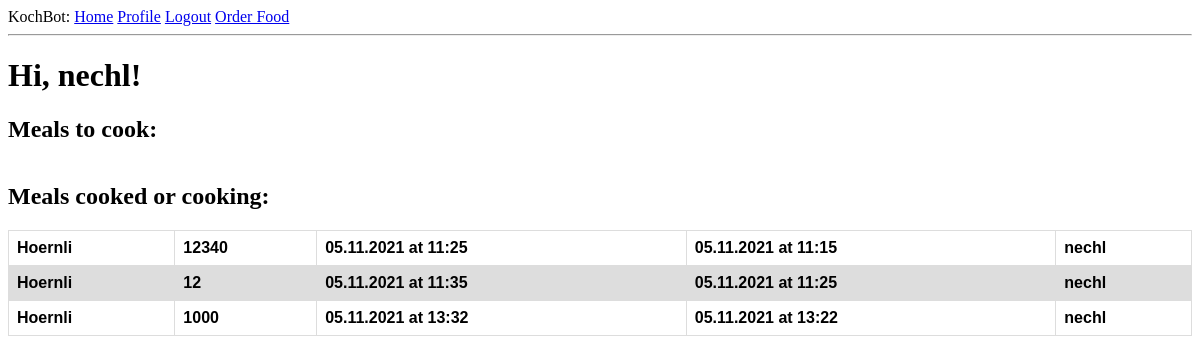
Before: /index (signed in) with the older database file.
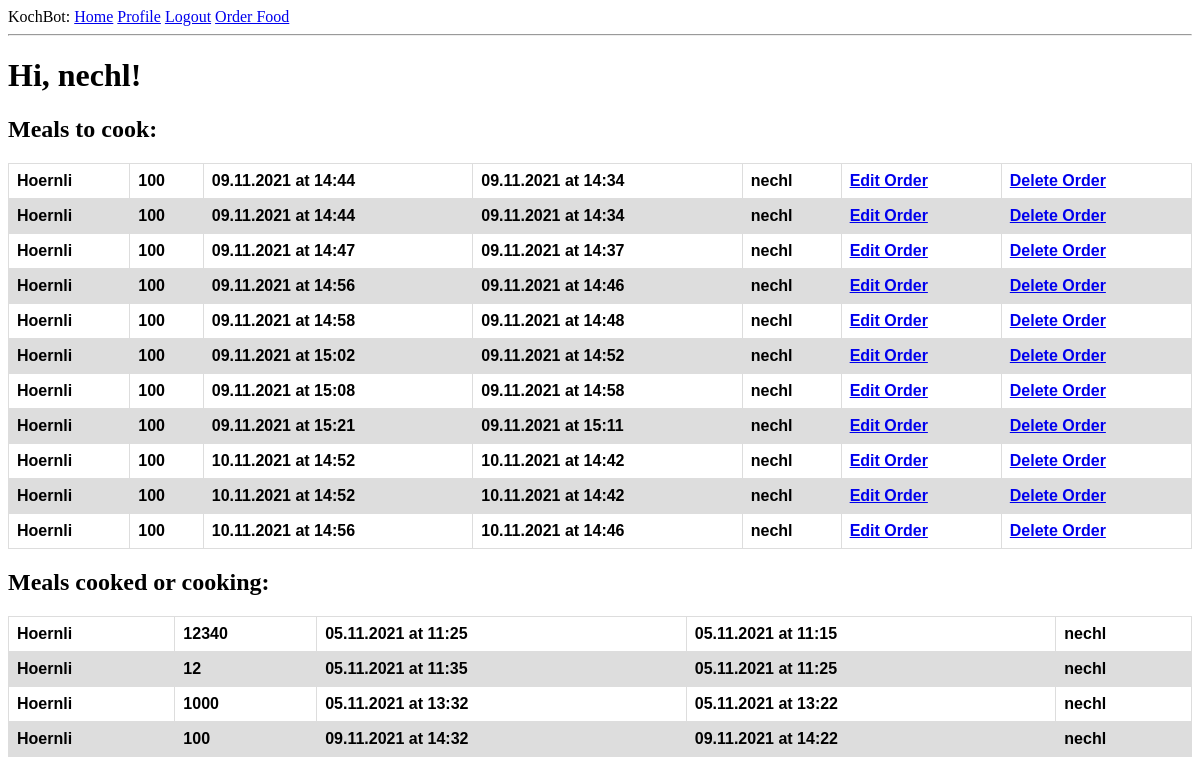
After: the same page with the newer database file.
### app/models.py (models this page shows, shortened)
class User(UserMixin, db.Model):
    id = db.Column(db.Integer, primary_key=True)
    username = db.Column(db.String(64), index=True, unique=True)
    email = db.Column(db.String(120), index=True, unique=True)
    password_hash = db.Column(db.String(128))
    orders = db.relationship('Order', backref='author', lazy='dynamic')

class Order(db.Model):
    id = db.Column(db.Integer, primary_key = True)
    food = db.Column(db.String(140))
    timestamp = db.Column(db.DateTime,  default=datetime.utcnow)
    amount = db.Column(db.Integer())
    finished_at = db.Column(db.DateTime, index = True)
    start_at = db.Column(db.DateTime)
    user_id = db.Column(db.Integer, db.ForeignKey('user.id'))
    cooking = db.Column(db.Boolean, default = False)

### app/routes.py (the view)
@app.route('/')
@app.route('/index')
@login_required
def index():
    orders = Order.query.filter_by(cooking = False).order_by(Order.finished_at.asc()).all()
    orders_cooked = Order.query.filter_by(cooking = True).order_by(Order.finished_at.asc()).all()
    return render_template('index.html', title='Home', orders=orders, orders_cooked = orders_cooked)

### app/models.py (called while the page is built)
@login.user_loader
def load_user(id):
    return User.query.get(int(id))

### app/templates/index.html
{% extends "base.html" %}
{% block content %}
    <div class="MainContent">
        <h1>Hi, {{ current_user.username }}!</h1>
        <h2>Meals to cook:</h2>
        <table id="orders">
            {% for order in orders %}
                {% include '_order.html' %}
            {% endfor %}
        </table>
        <h2>Meals cooked or cooking:</h2>
        <table id="orders">
            {% for order in orders_cooked %}
                {% include '_order_cooked.html' %}
            {% endfor %}
        </table>
    </div>
{% endblock %}

### app/templates/base.html (shortened to what this page needs)
<html>
    <head>
        <link rel="stylesheet" href=" {{ url_for('static', filename='style/style.css') }}">
    </head>
    <body>
        <div>
            KochBot:
                <a href="{{ url_for('index') }}">Home</a>
                {% if current_user.is_anonymous %}
                <a href="{{ url_for('login') }}">Login</a>
                {% else %}
                <a href="{{ url_for('user', username=current_user.username) }}">Profile</a>
                <a href="{{ url_for('logout') }}">Logout</a>
                {% endif %}
                <a href="{{ url_for('order') }}">Order Food</a>
        </div>
        <hr>
        {% block content %}{% endblock %}
    </body>
</html>

### app/templates/_order.html
<tr id="orders">
    <th id="orders">{{ order.food }}</th>
    <th id="orders">{{ order.amount }}</th>
    <th id="orders">{{ order.finished_at.strftime("%d.%m.%Y at %H:%M") }}</th>
    <th id="orders">{{ order.start_at.strftime("%d.%m.%Y at %H:%M") }}</th>
    <th id="orders">{{ order.user_id }}</th>
    <th id="orders"><a href="{{ url_for('edit_order', id=order.id) }}">Edit Order</a></th>
    <th id="orders"><a href="{{ url_for('delete_order', id=order.id) }}">Delete Order</a></th>
</tr>

### app/templates/_order_cooked.html
<tr id="orders">
    <th id="orders">{{ order.food }}</th>
    <th id="orders">{{ order.amount }}</th>
    <th id="orders">{{ order.finished_at.strftime("%d.%m.%Y at %H:%M") }}</th>
    <th id="orders">{{ order.start_at.strftime("%d.%m.%Y at %H:%M") }}</th>
    <th id="orders">{{ order.user_id }}</th>
</tr>

### app/static/style/style.css (style rules this page uses)
table#orders { font-family: Arial, sans-serif; font-style:normal; border-collapse: collapse; width: 100%; }
td#orders, th#orders { border: 1px solid #dddddd; text-align: left; padding: 8px; }
tr#orders:nth-child(even) { background-color: #dddddd; }
.MainContent { background-color: white; }

Changed rows visible on the page:
added Order: food "Hoernli", amount "100", finished_at "09.11.2021 at 14:44", start_at "09.11.2021 at 14:34", user_id "nechl", shown under "Meals to cook:"
added Order: food "Hoernli", amount "100", finished_at "09.11.2021 at 14:44", start_at "09.11.2021 at 14:34", user_id "nechl", shown under "Meals to cook:"
added Order: food "Hoernli", amount "100", finished_at "09.11.2021 at 14:47", start_at "09.11.2021 at 14:37", user_id "nechl", shown under "Meals to cook:"
added Order: food "Hoernli", amount "100", finished_at "09.11.2021 at 14:56", start_at "09.11.2021 at 14:46", user_id "nechl", shown under "Meals to cook:"
added Order: food "Hoernli", amount "100", finished_at "09.11.2021 at 14:58", start_at "09.11.2021 at 14:48", user_id "nechl", shown under "Meals to cook:"
added Order: food "Hoernli", amount "100", finished_at "09.11.2021 at 15:02", start_at "09.11.2021 at 14:52", user_id "nechl", shown under "Meals to cook:"
added Order: food "Hoernli", amount "100", finished_at "09.11.2021 at 15:08", start_at "09.11.2021 at 14:58", user_id "nechl", shown under "Meals to cook:"
added Order: food "Hoernli", amount "100", finished_at "09.11.2021 at 15:21", start_at "09.11.2021 at 15:11", user_id "nechl", shown under "Meals to cook:"
added Order: food "Hoernli", amount "100", finished_at "10.11.2021 at 14:52", start_at "10.11.2021 at 14:42", user_id "nechl", shown under "Meals to cook:"
added Order: food "Hoernli", amount "100", finished_at "10.11.2021 at 14:52", start_at "10.11.2021 at 14:42", user_id "nechl", shown under "Meals to cook:"
added Order: food "Hoernli", amount "100", finished_at "10.11.2021 at 14:56", start_at "10.11.2021 at 14:46", user_id "nechl", shown under "Meals to cook:"
added Order: food "Hoernli", amount "100", finished_at "09.11.2021 at 14:32", start_at "09.11.2021 at 14:22", user_id "nechl", shown under "Meals cooked or cooking:"
